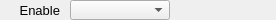
    <widget class="PyDMFrame" name="composite_3">
      <property name="geometry">
        <rect>
          <x>97</x>
          <y>104</y>
          <width>276</width>
          <height>20</height>
        </rect>
      </property>
      <widget class="QLabel" name="text_19">
        <property name="geometry">
          <rect>
            <x>0</x>
            <y>0</y>
            <width>60</width>
            <height>20</height>
          </rect>
        </property>
        <property name="text">
          <string>Enable</string>
        </property>
        <property name="font" stdset="0">
          <font>
            <pointsize>10</pointsize>
          </font>
        </property>
        <property name="brush" stdset="0">
          <brush brushstyle="SolidPattern">
            <color alpha="255">
              <red>0</red>
              <green>0</green>
              <blue>0</blue>
            </color>
          </brush>
        </property>
        <property name="toolTip">
          <string>text_19</string>
        </property>
        <property name="alignment">
          <set>Qt::AlignRight|Qt::AlignTrailing|Qt::AlignVCenter</set>
        </property>
        <property name="styleSheet">
          <string notr="true">QLabel#text_19 {
  color: rgb(0, 0, 0);
  }</string>
        </property>
      </widget>
      <widget class="PyDMEnumComboBox" name="menu_1">
        <property name="geometry">
          <rect>
            <x>70</x>
            <y>0</y>
            <width>100</width>
            <height>20</height>
          </rect>
        </property>
        <property name="toolTip">
          <string>${prefix}EnableCallbacks</string>
        </property>
        <property name="channel" stdset="0">
          <string>ca://${prefix}EnableCallbacks</string>
        </property>
        <property name="font" stdset="0">
          <font>
            <pointsize>10</pointsize>
          </font>
        </property>
        <property name="styleSheet">
          <string notr="true">PyDMEnumComboBox#menu_1 {
  color: rgb(0, 0, 0);
  background-color: rgb(115, 223, 255);
  }</string>
        </property>
      </widget>
      <widget class="PyDMLabel" name="text_update_20">
        <property name="geometry">
          <rect>
            <x>176</x>
            <y>1</y>
            <width>100</width>
            <height>18</height>
          </rect>
        </property>
        <property name="toolTip">
          <string>PV: ${prefix}EnableCallbacks_RBV</string>
        </property>
        <property name="channel" stdset="0">
          <string>ca://${prefix}EnableCallbacks_RBV</string>
        </property>
        <property name="font" stdset="0">
          <font>
            <pointsize>10</pointsize>
          </font>
        </property>
        <property name="alignment">
          <set>Qt::AlignLeading|Qt::AlignLeft|Qt::AlignVCenter</set>
        </property>
        <property name="textInteractionFlags">
          <set>Qt::TextSelectableByKeyboard|Qt::TextSelectableByMouse</set>
        </property>
        <property name="styleSheet">
          <string notr="true">PyDMLabel#text_update_20 {
  color: rgb(10, 0, 184);
  background-color: rgb(70, 70, 70);
  }</string>
        </property>
      </widget>
    </widget>
